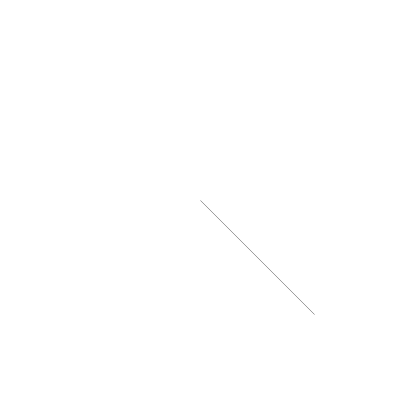
Frame 1 (no input)
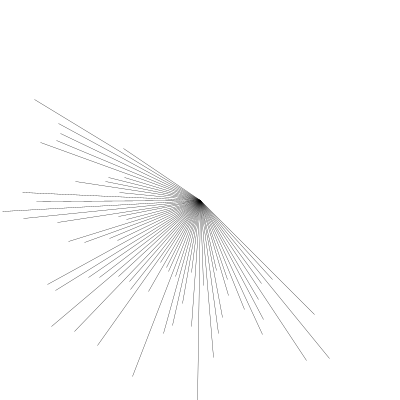
Frame 60 (the mouse pressed at the canvas centre just before this capture)
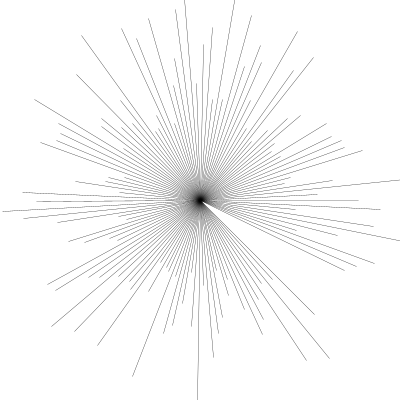
Frame 120 (the mouse held since frame 60 and released just before this capture)

The Processing sketch that drew these frames (run headless with seeded random() and noise(); from frame 60 on, the mouse is pressed at the canvas centre):

// Processing sketch: a_Fleur_01
// ── a_Fleur_01.pde
/*
Fleur_01
Lire aussi : http://freeartbureau.org/esad_teaching/blog/2013/10/14/beyond-the-basics/
*/

/////////////////////////// GLOBALS ////////////////////////////

float len; // Déclarer une variable pour la longeur de notre ligne.
float angle; // Déclarer une variable pour l'angle de rotation.

/////////////////////////// SETUP ////////////////////////////

void setup() {
  size(400, 400);
  background(255);
  smooth();
  
  angle = radians(0); // On initialise la variable
  strokeWeight(0.3); // on pourrait jouer sur l'épaisseur du trait
  frameRate(12); // frameRate = la mise à jour de draw en frames/seconde
}

/////////////////////////// DRAW ////////////////////////////
void draw() {
  // on a besoin de pushMatrix & popMatrix pour isoler les transformations
  // à savoir translate et rotate.
  pushMatrix();  
  // translate pour mettre le point d'origine au centre
  translate(width/2, height/2); 
  // le changement de l'angle nous permet de faire pivoter notre ligne
  rotate(angle);
  stroke(0);
  
  // On calcule la valeur len grâce à une valeur aléatoire >> entre 50 et 150
  len = random(50, 150);
  
  // On dessine notre ligne à partir du milieu (notre point d'origine qui est égal à 0,0)
  // Donc x1, y1 = 0;
  // et on va terminer avec (x2, y2) qui est calculé par rapport à notre variable len (length)
  
  line(0, 0, len, len); // line(x1, y1, x2, y2)
  popMatrix();

  angle += 0.05; // On met à jour l'angle. Notes que si tu augmentes cette valeur, tu augmente le pas et l'écartement entre chaque ligne.
}

/////////////////////////// FUNCTIONS ////////////////////////////
